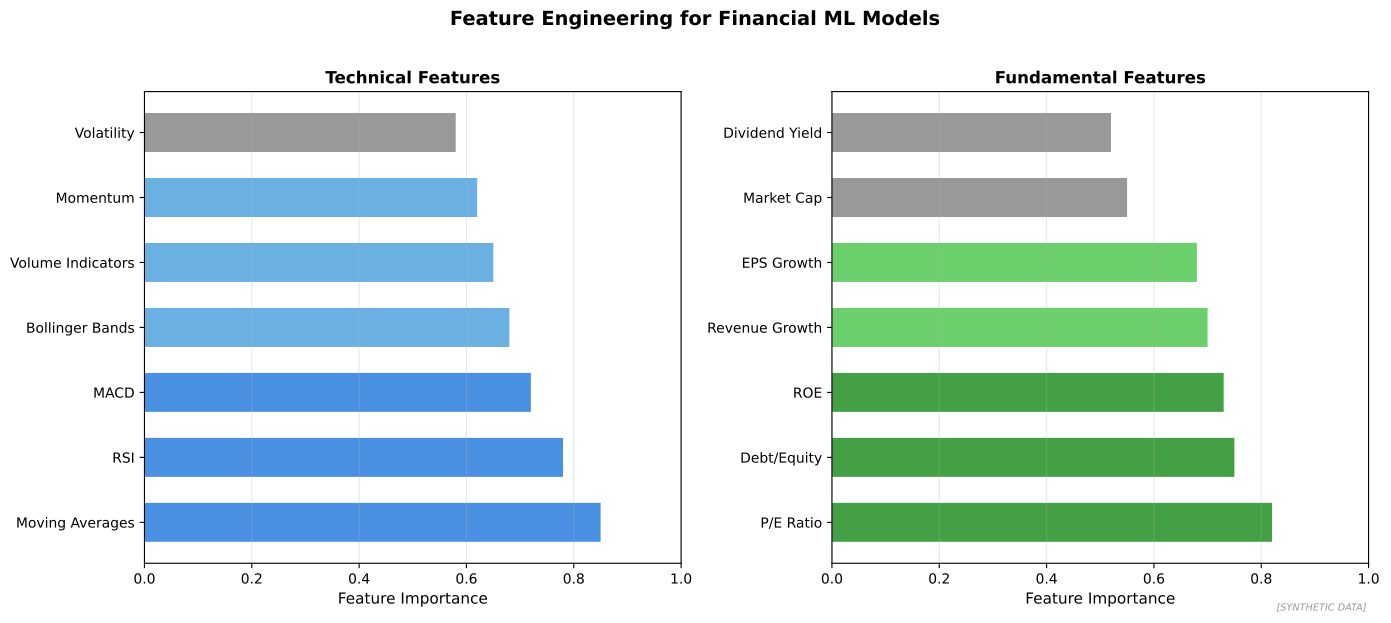

Reproduce this figure in Python.
"""
Feature Engineering in Finance
Common technical and fundamental features

Output: feature_engineering_finance.pdf
Module: module_03_ai_ml
Lesson: 26 - Financial Data
"""

from pathlib import Path
import matplotlib.pyplot as plt
import numpy as np

CHART_METADATA = {
    'title': 'Feature Engineering in Finance',
    'module': 'module_03_ai_ml',
    'lesson': 26,
    'url': 'https://github.com/Digital-AI-Finance/digital-finance/tree/main/module_03_ai_ml/figures/feature_engineering_finance'
}

plt.rcParams.update({'font.size': 10, 'axes.labelsize': 10})

def create_chart():
    fig, axes = plt.subplots(1, 2, figsize=(14, 6))

    # Technical Features
    ax1 = axes[0]
    features_tech = ['Moving Averages', 'RSI', 'MACD', 'Bollinger Bands',
                     'Volume Indicators', 'Momentum', 'Volatility']
    importance_tech = [0.85, 0.78, 0.72, 0.68, 0.65, 0.62, 0.58]

    colors = ['#4A90E2' if i > 0.7 else '#6BB0E2' if i > 0.6 else '#999999' for i in importance_tech]
    ax1.barh(features_tech, importance_tech, color=colors, height=0.6)
    ax1.set_xlabel('Feature Importance', fontsize=11)
    ax1.set_title('Technical Features', fontsize=12, fontweight='bold')
    ax1.set_xlim(0, 1)
    ax1.xaxis.grid(True, alpha=0.3)

    # Fundamental Features
    ax2 = axes[1]
    features_fund = ['P/E Ratio', 'Debt/Equity', 'ROE', 'Revenue Growth',
                     'EPS Growth', 'Market Cap', 'Dividend Yield']
    importance_fund = [0.82, 0.75, 0.73, 0.70, 0.68, 0.55, 0.52]

    colors = ['#44A044' if i > 0.7 else '#6BD06B' if i > 0.6 else '#999999' for i in importance_fund]
    ax2.barh(features_fund, importance_fund, color=colors, height=0.6)
    ax2.set_xlabel('Feature Importance', fontsize=11)
    ax2.set_title('Fundamental Features', fontsize=12, fontweight='bold')
    ax2.set_xlim(0, 1)
    ax2.xaxis.grid(True, alpha=0.3)

    fig.suptitle('Feature Engineering for Financial ML Models', fontsize=14, fontweight='bold', y=1.02)
    fig.text(0.98, 0.02, '[SYNTHETIC DATA]', fontsize=7, color='#999999', ha='right', style='italic')
    plt.tight_layout()

    output_path = Path(__file__).parent / 'feature_engineering_finance.pdf'
    plt.savefig(output_path, format='pdf', dpi=300, bbox_inches='tight')
    plt.close()
    print(f"Chart saved to: {output_path}")
    return output_path

if __name__ == '__main__':
    create_chart()
